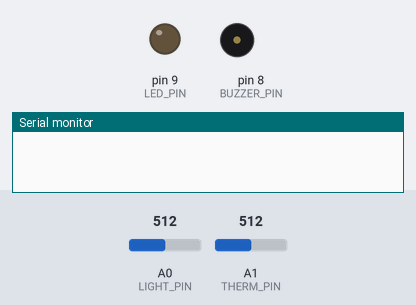
Bench run of a sketch on a simulated Arduino Uno, built with avr-gcc and run on an emulated ATmega328P. Shown: output pins drawn as LEDs (lit = HIGH), buzzer (waves = sounding), the last lines printed to the serial monitor. The test bench sets the inputs (shaded band); at power-on: A0 (LIGHT_PIN) = 512, A1 (THERM_PIN) = 512.

Above: at 0.3 s.
At 2.1 s:
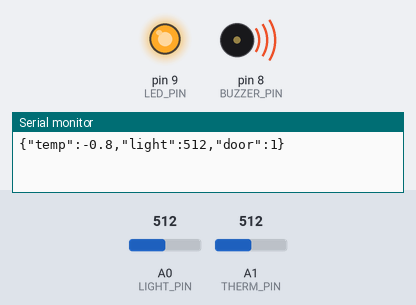
Timing chart, 0 to 3.6 s (numbered marks = the images above):
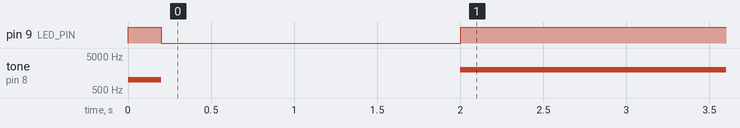

The sketch:

arduino_cpp.ino
```cpp
#define THERM_PIN   A1
#define LIGHT_PIN   A0
#define BUZZER_PIN  8
#define LED_PIN     9

#define TEMP_DANGER  25
#define LIGHT_DOOR   100
#define READ_INTERVAL 2000

unsigned long lastReadTime = 0;

float readTemp() {
  int raw = analogRead(THERM_PIN);
  if (raw >= 1023 || raw <= 0) return -999;
  float voltage = raw * 5.0 / 1023.0;
  float resistance = 35000.0 * voltage / (5.0 - voltage);
  float tK = 1.0 / (1.0/298.15 + (1.0/3950.0) * log(resistance/10000.0));
  return tK - 273.15;
}

void setup() {
  Serial.begin(9600);
  pinMode(A1, INPUT_PULLUP);
  pinMode(BUZZER_PIN, OUTPUT);
  pinMode(LED_PIN, OUTPUT);
  digitalWrite(BUZZER_PIN, LOW);
  digitalWrite(LED_PIN, LOW);
  tone(BUZZER_PIN, 1000, 200);
  digitalWrite(LED_PIN, HIGH);
  delay(200);
  digitalWrite(LED_PIN, LOW);
  delay(1000);
}

void loop() {
  unsigned long now = millis();
  if (now - lastReadTime < READ_INTERVAL) return;
  lastReadTime = now;

  float temp = readTemp();
  int lightVal = analogRead(LIGHT_PIN);
  bool doorOpen = (lightVal > LIGHT_DOOR);
  bool tempDanger = (temp > TEMP_DANGER);

  if (tempDanger) {
    tone(BUZZER_PIN, 1000);
    digitalWrite(LED_PIN, HIGH);
  } else if (doorOpen) {
    tone(BUZZER_PIN, 2000);
    digitalWrite(LED_PIN, HIGH);
  } else {
    noTone(BUZZER_PIN);
    digitalWrite(LED_PIN, LOW);
  }

  Serial.print("{\"temp\":");
  Serial.print(temp, 1);
  Serial.print(",\"light\":");
  Serial.print(lightVal);
  Serial.print(",\"door\":");
  Serial.print(doorOpen ? 1 : 0);
  Serial.println("}");
}
```

Measured:
- by itself, pin 9 (LED_PIN): HIGH → LOW at 0.20 s, → HIGH 1.8 s later
- by itself, tone on pin 8 (BUZZER_PIN): silent → 1000 Hz at 0.00 s, → silent 0.20 s later, → 2000 Hz 1.8 s later
